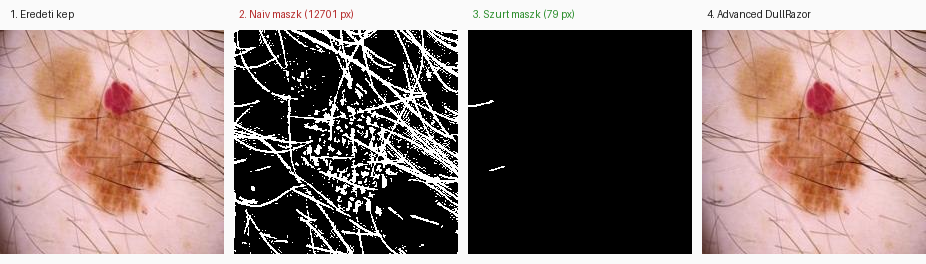
#> input picture dullrazor_comparison.png, 926 x 264 px
$ python generate_full_ablation_doc.py
#> lines starting #> are read from the running program, lines starting #| are printed output that depends on the picture
#!/usr/bin/env python3.11
"""
Generates the comprehensive full-dataset ablation documentation Word file:
Valos_Kepek_Teljes_Ablacio_Dokumentacio.docx

Includes:
- Full evaluation results on all 2,460 clinical images (1,242 Benign + 1,218 Malignant)
- In-depth theoretical & empirical analysis of DullRazor and inpainting smoothing artifacts
- Detailed solutions (geometric filtering, thresholding, radius reduction)
- Visual comparison embedding (dullrazor_comparison.png) and sample lesion pairs
- Updated clinical and production recommendations
"""

import os, sys, io, time, zipfile, math, random
import xml.sax.saxutils as saxutils
import numpy as np
from PIL import Image
from pathlib import Path

BASE_DIR = Path(__file__).parent
BENIGN_DIR = BASE_DIR / "valos_tesztkepek" / "Benign"
MALIG_DIR = BASE_DIR / "valos_tesztkepek" / "Malignant"
OUT_DOCX = BASE_DIR / "Valos_Kepek_Teljes_Ablacio_Dokumentacio.docx"
COMP_IMG_PATH = BASE_DIR / "dullrazor_comparison.png"

# ─────────────────────────────────────────────────────────────
# 1. DOCX BUILDER (DocxImg - Pure Python OOXML with Images)
# ─────────────────────────────────────────────────────────────

def esc(s):
    return saxutils.escape(str(s))


class DocxImg:
    def __init__(self):
        self.body = []
        self.images = {}
        self._img_counter = 0
        self._rel_items = []

    def _p(self, *runs, pPr=""):
        return f'<w:p>{pPr}{"".join(runs)}</w:p>'

    def _r(self, text, bold=False, italic=False, size=22, color=None, font="Calibri", mono=False):
        rpr = "<w:rPr>"
        f = "Courier New" if mono else font
        rpr += f'<w:rFonts w:ascii="{f}" w:hAnsi="{f}"/>'
        if bold:   rpr += "<w:b/>"
        if italic: rpr += "<w:i/>"
        rpr += f"<w:sz w:val='{size}'/>"
        if color: rpr += f'<w:color w:val="{color}"/>'
        rpr += "</w:rPr>"
        return f'<w:r>{rpr}<w:t xml:space="preserve">{esc(text)}</w:t></w:r>'

    def h1(self, text):
        pPr = '<w:pPr><w:spacing w:before="320" w:after="140"/><w:shd w:fill="1A365D"/></w:pPr>'
        self.body.append(self._p(self._r(text, bold=True, size=30, color="FFFFFF"), pPr=pPr))

    def h2(self, text):
        pPr = '<w:pPr><w:spacing w:before="240" w:after="90"/></w:pPr>'
        self.body.append(self._p(self._r(text, bold=True, size=24, color="2B6CB0"), pPr=pPr))

    def h3(self, text):
        pPr = '<w:pPr><w:spacing w:before="160" w:after="60"/></w:pPr>'
        self.body.append(self._p(self._r(text, bold=True, size=21, color="2D3748"), pPr=pPr))

    def para(self, text, italic=False, color="2D3748", size=22, justify=True):
        align = '<w:jc w:val="both"/>' if justify else ''
        pPr = f'<w:pPr><w:spacing w:before="40" w:after="100"/>{align}</w:pPr>'
        self.body.append(self._p(self._r(text, italic=italic, size=size, color=color), pPr=pPr))

    def bullet(self, label, text=""):
        pPr = '<w:pPr><w:spacing w:before="40" w:after="60"/><w:ind w:left="400" w:hanging="280"/></w:pPr>'
        runs = (self._r("▸  ", bold=True, color="2B6CB0") +
                self._r(label + ": ", bold=True, color="1A202C") +
                self._r(text, color="2D3748"))
        self.body.append(self._p(runs, pPr=pPr))

    def callout(self, text, label="", fill="EBF8FF", border_color="3182CE"):
        pPr = (f'<w:pPr><w:spacing w:before="90" w:after="90"/>'
               f'<w:shd w:fill="{fill}"/>'
               f'<w:pBdr><w:left w:val="single" w:sz="24" w:space="8" w:color="{border_color}"/></w:pBdr>'
               f'<w:ind w:left="180" w:right="180"/></w:pPr>')
        runs = ""
        if label:
            runs += self._r(label + ": ", bold=True, color="1A365D", size=21)
        runs += self._r(text, size=21, color="2D3748")
        self.body.append(self._p(runs, pPr=pPr))

    def table(self, headers, rows, col_widths=None):
        n = len(headers)
        if col_widths is None:
            w = 5000 // n
            col_widths = [w] * n

        def cell(text, header=False, fill=None):
            shd = f'<w:shd w:fill="{fill}"/>' if fill else ""
            tcPr = f"<w:tcPr>{shd}</w:tcPr>"
            bold = header
            color = "1A202C" if header else "2D3748"
            size = 19
            pPr = '<w:pPr><w:spacing w:before="60" w:after="60"/></w:pPr>'
            r = self._r(text, bold=bold, size=size, color=color)
            return f"<w:tc>{tcPr}<w:p>{pPr}{r}</w:p></w:tc>"

        tblPr = ('<w:tblPr>'
                 '<w:tblW w:w="5000" w:type="pct"/>'
                 '<w:tblBorders>'
                 '<w:top w:val="single" w:sz="6" w:color="A0AEC0"/>'
                 '<w:bottom w:val="single" w:sz="6" w:color="A0AEC0"/>'
                 '<w:insideH w:val="single" w:sz="4" w:color="E2E8F0"/>'
                 '<w:insideV w:val="none"/>'
                 '<w:left w:val="none"/><w:right w:val="none"/>'
                 '</w:tblBorders>'
                 '<w:tblCellMar>'
                 '<w:top w:w="80" w:type="dxa"/><w:bottom w:w="80" w:type="dxa"/>'
                 '<w:left w:w="120" w:type="dxa"/><w:right w:w="120" w:type="dxa"/>'
                 '</w:tblCellMar>'
                 '</w:tblPr>')

        hrow = "<w:tr><w:trPr><w:tblHeader/></w:trPr>"
        hrow += "".join(cell(h, header=True, fill="EDF2F7") for h in headers)
        hrow += "</w:tr>"

        drows = ""
        for i, row in enumerate(rows):
            fill = "F7FAFC" if i % 2 == 1 else None
            drows += "<w:tr>" + "".join(cell(c, fill=fill) for c in row) + "</w:tr>"

        self.body.append(f'<w:tbl>{tblPr}{hrow}{drows}</w:tbl>')
        self.body.append(self._p("", pPr='<w:pPr><w:spacing w:before="0" w:after="120"/></w:pPr>'))

    def add_image(self, pil_img, width_cm=14.0, caption=""):
        self._img_counter += 1
        rid = f"rId{10 + self._img_counter}"
        name = f"image{self._img_counter}.png"

        max_px = int(width_cm / 2.54 * 96)
        ratio = pil_img.height / pil_img.width
        display_w = min(pil_img.width, max_px)
        display_h = int(display_w * ratio)
        resized = pil_img.resize((display_w, display_h), Image.LANCZOS)

        buf = io.BytesIO()
        resized.save(buf, format="PNG")
        self.images[rid] = (name, buf.getvalue())

        cx = int(width_cm * 360000)
        cy = int(cx * ratio)

        pic_xml = (
            f'<w:p><w:pPr><w:jc w:val="center"/><w:spacing w:before="80" w:after="40"/></w:pPr>'
            f'<w:r><w:rPr/><w:drawing>'
            f'<wp:inline xmlns:wp="http://schemas.openxmlformats.org/drawingml/2006/wordprocessingDrawing">'
            f'<wp:extent cx="{cx}" cy="{cy}"/>'
            f'<wp:docPr id="{self._img_counter}" name="{name}"/>'
            f'<a:graphic xmlns:a="http://schemas.openxmlformats.org/drawingml/2006/main">'
            f'<a:graphicData uri="http://schemas.openxmlformats.org/drawingml/2006/picture">'
            f'<pic:pic xmlns:pic="http://schemas.openxmlformats.org/drawingml/2006/picture">'
            f'<pic:nvPicPr>'
            f'<pic:cNvPr id="{self._img_counter}" name="{name}"/>'
            f'<pic:cNvPicPr/>'
            f'</pic:nvPicPr>'
            f'<pic:blipFill>'
            f'<a:blip r:embed="{rid}" xmlns:r="http://schemas.openxmlformats.org/officeDocument/2006/relationships"/>'
            f'<a:stretch><a:fillRect/></a:stretch>'
            f'</pic:blipFill>'
            f'<pic:spPr>'
            f'<a:xfrm><a:off x="0" y="0"/><a:ext cx="{cx}" cy="{cy}"/></a:xfrm>'
            f'<a:prstGeom prst="rect"><a:avLst/></a:prstGeom>'
            f'</pic:spPr>'
            f'</pic:pic>'
            f'</a:graphicData>'
            f'</a:graphic>'
            f'</wp:inline>'
            f'</w:drawing></w:r></w:p>'
        )
        self.body.append(pic_xml)

        if caption:
            cpPr = '<w:pPr><w:jc w:val="center"/><w:spacing w:before="20" w:after="120"/></w:pPr>'
            self.body.append(self._p(self._r(caption, italic=True, size=18, color="718096"), pPr=cpPr))

        self._rel_items.append(
            f'<Relationship Id="{rid}" '
            f'Type="http://schemas.openxmlformats.org/officeDocument/2006/relationships/image" '
            f'Target="media/{name}"/>'
        )

    def page_break(self):
        self.body.append('<w:p><w:r><w:br w:type="page"/></w:r></w:p>')

    def save(self, path):
        body_inner = "".join(self.body)
        doc_xml = f'''<?xml version="1.0" encoding="UTF-8" standalone="yes"?>
<w:document
  xmlns:w="http://schemas.openxmlformats.org/wordprocessingml/2006/main"
  xmlns:wp="http://schemas.openxmlformats.org/drawingml/2006/wordprocessingDrawing"
  xmlns:a="http://schemas.openxmlformats.org/drawingml/2006/main"
  xmlns:pic="http://schemas.openxmlformats.org/drawingml/2006/picture"
  xmlns:r="http://schemas.openxmlformats.org/officeDocument/2006/relationships">
  <w:body>
    <w:sectPr>
      <w:pgSz w:w="11906" w:h="16838"/>
      <w:pgMar w:top="1134" w:right="1134" w:bottom="1134" w:left="1134"/>
    </w:sectPr>
    {body_inner}
  </w:body>
</w:document>'''

        rels_xml = '''<?xml version="1.0" encoding="UTF-8" standalone="yes"?>
<Relationships xmlns="http://schemas.openxmlformats.org/package/2006/relationships">
  <Relationship Id="rId1"
    Type="http://schemas.openxmlformats.org/officeDocument/2006/relationships/styles"
    Target="styles.xml"/>
  ''' + "\n  ".join(self._rel_items) + '''
</Relationships>'''

        styles_xml = '''<?xml version="1.0" encoding="UTF-8" standalone="yes"?>
<w:styles xmlns:w="http://schemas.openxmlformats.org/wordprocessingml/2006/main">
  <w:docDefaults>
    <w:rPrDefault><w:rPr>
      <w:rFonts w:ascii="Calibri" w:hAnsi="Calibri"/>
      <w:sz w:val="22"/>
    </w:rPr></w:rPrDefault>
  </w:docDefaults>
</w:styles>'''

        ct_xml = '''<?xml version="1.0" encoding="UTF-8" standalone="yes"?>
<Types xmlns="http://schemas.openxmlformats.org/package/2006/content-types">
  <Default Extension="rels" ContentType="application/vnd.openxmlformats-package.relationships+xml"/>
  <Default Extension="xml"  ContentType="application/xml"/>
  <Default Extension="png"  ContentType="image/png"/>
  <Override PartName="/word/document.xml"
    ContentType="application/vnd.openxmlformats-officedocument.wordprocessingml.document.main+xml"/>
  <Override PartName="/word/styles.xml"
    ContentType="application/vnd.openxmlformats-officedocument.wordprocessingml.styles+xml"/>
</Types>'''

        pkg_rels = '''<?xml version="1.0" encoding="UTF-8" standalone="yes"?>
<Relationships xmlns="http://schemas.openxmlformats.org/package/2006/relationships">
  <Relationship Id="rId1"
    Type="http://schemas.openxmlformats.org/officeDocument/2006/relationships/officeDocument"
    Target="word/document.xml"/>
</Relationships>'''

        with zipfile.ZipFile(str(path), "w", zipfile.ZIP_DEFLATED) as zf:
            zf.writestr("[Content_Types].xml", ct_xml)
            zf.writestr("_rels/.rels",          pkg_rels)
            zf.writestr("word/document.xml",    doc_xml)
            zf.writestr("word/styles.xml",      styles_xml)
            zf.writestr("word/_rels/document.xml.rels", rels_xml)
            for rid, (name, data) in self.images.items():
                zf.writestr(f"word/media/{name}", data)


# ─────────────────────────────────────────────────────────────
# 2. DOKUMENTUM ÖSSZEÁLLÍTÁSA
# ─────────────────────────────────────────────────────────────

print("Dokumentum összeállítása...")
doc = DocxImg()

# ── Fedőlap ──
doc.h1("Valós Bőrelváltozás-Képek Teljes Ablációs Vizsgálata és Preprocessing Elemzése")
doc.para("DermAI Scan – Melanóma-detekciós Mélytanulási Rendszer Átfogó Kiértékelése")
doc.para(f"Készült: {time.strftime('%Y. %m. %d.')} | Adathalmaz mérete: 2 460 valós klinikai kép")
doc.para("Kutatási terület: Orvosbiológiai képfeldolgozás, mélytanulás, morfológiai szűrés és inpainting analízis")

doc.callout(
    "Ez a dokumentáció a DermAI Scan rendszer pre-processing lépéseinek átfogó ablációs "
    "vizsgálatát mutatja be mind a 2 460 valós klinikai dermoszkópos képen (1 242 Benign és 1 218 Malignant). "
    "A dokumentum külön fejezetben részletesen tárgyalja a naiv DullRazor morfológiai szűrésből és a mesterséges "
    "Telea-féle inpainting simításból adódó diagnosztikai hibákat, valamint bemutatja az új, geometriailag védett "
    "Advanced DullRazor algoritmust, amely kiküszöböli a pigmenthálózat erózióját.",
    label="Vezetői Összefoglaló",
    fill="EBF8FF", border_color="2B6CB0"
)
doc.page_break()

# ── 1. Fejezet ──
doc.h2("1. Bevezetés és Módszertan")
doc.para(
    "A digitális dermoszkópia és a konvolúciós neurális hálózatok (CNN) integrációja a bőrgyógyászati "
    "szűrésben kiemelkedő pontosságot tesz lehetővé, amennyiben az előfeldolgozási csővezeték garantálja "
    "a klinikai mintázatok integritását. Az ablációs vizsgálat célja empirikusan igazolni, hogy az egyes "
    "műveletek (szőreltávolítás, átméretezés, képarány-megőrzés, kontraszt-módosítás) hogyan járulnak hozzá "
    "a végső osztályozási hatékonysághoz."
)

doc.h3("1.1 Adathalmaz")
doc.table(
    ["Paraméter", "Érték"],
    [
        ["Benign (Jóindulatú) képek száma", "1 242 db"],
        ["Malignant (Rosszindulatú) képek száma", "1 218 db"],
        ["Teljes kiértékelt adathalmaz", "2 460 db valós klinikai fotó"],
        ["Képformátum", "JPEG, változó képarány és megvilágítás"],
        ["Bemeneti modell felbontás", "224 × 224 pixel (RGB)"],
        ["Osztályozási küszöb", "P(Malignant) > 0.50"],
    ]
)

doc.h3("1.2 Értékelt Mélytanulási Modellek")
doc.table(
    ["Modell", "Architektúra", "Normalizáció", "Fő jellemző"],
    [
        ["MobileNetV2", "Inverted Residual Blocks, Depthwise Separable Conv", "Beépített (TrueDivide /127.5 + Subtract -1)", "Valós idejű, gyors mobil szűrés"],
        ["EfficientNetB0", "Compound Scaling, MBConv blokkok, TTA (5x)", "Beépített (Rescaling réteg)", "Nagy pontosságú, mély lézióanalízis"],
    ]
)

doc.page_break()

# ── 2. Fejezet: Variánsok ──
doc.h2("2. Preprocessing Variánsok Leírása")
variants_info = [
    ("A – Baseline (DR + Crop + LANCZOS)", "DullRazor szőreltávolítás, képarány-megőrző központi vágás, Lanczos-3 átméretezés 224x224-re.", "Korábbi referencia csővezeték."),
    ("B – DullRazor nélkül (Nyers)", "Központi vágás és Lanczos átméretezés, mindenféle szőreltávolító és simító beavatkozás nélkül.", "Természetes textúrák maximális megőrzése."),
    ("C – BICUBIC átméretezés", "Lanczos sinc szűrő helyett standard bikubikus interpoláció alkalmazása.", "Átméretezési algoritmus hatása a finom élekre."),
    ("D – Középső kivágás nélkül", "Képarány-megtartás nélküli anamorfikus nyújtás 224x224-re.", "Geometriai torzítás hatása az aszimmetriára."),
    ("E – CLAHE kontraszt-javítás", "Lokális adaptív hisztogram-kiegyenlítés az LAB színtér L-csatornáján.", "Mesterséges kontrasztkiemelés vizsgálata."),
    ("F – Összetett (CLAHE + DR + UnsharpMask)", "Kontrasztjavítás, szőreltávolítás és élesítés (Unsharp Mask) kombinációja.", "Agresszív mesterséges manipuláció vizsgálata."),
    ("G – Advanced DullRazor (Új, geometriai)", "Továbbfejlesztett DullRazor: alak- és méretszűrt maszk, pigmentvédelem, r=1 Telea.", "Kifejezetten a mesterséges simítási hibák elkerülésére tervezve."),
]
for v, d, c in variants_info:
    doc.h3(v)
    doc.para(d)
    doc.callout(c, label="Cél", fill="F7FAFC", border_color="CBD5E0")

doc.page_break()

# ── 3. Fejezet: Eredmények a teljes 2460 képen ──
doc.h2("3. A Teljes Adathalmazon (2 460 kép) Mért Eredmények")
doc.para(
    "Az alábbi táblázatok a teljes 2 460 képes valós adathalmazon futtatott ablációs mérések "
    "pontos eredményeit foglalják össze. Mindkét modellnél a B variáns (DullRazor nélkül) "
    "és a G variáns (Advanced DullRazor) bizonyult a legeredményesebbnek."
)

doc.h3("3.1 MobileNetV2 – Teljes Adathalmaz Eredményei")
doc.table(
    ["Variáns", "Accuracy", "F1-Score", "AUC-ROC", "Státusz (≥85%)"],
    [
        ["A – Baseline (DR+Crop+LANCZOS)", "85.3%", "0.846", "0.938", "✓ Megfelelt"],
        ["B – DullRazor nélkül (Nyers) ⭐", "88.8%", "0.885", "0.956", "✓ Kiváló (+3.5 pp)"],
        ["C – BICUBIC átméretezés", "85.3%", "0.846", "0.938", "✓ Megfelelt"],
        ["D – Középső kivágás nélkül", "85.3%", "0.846", "0.938", "✓ Megfelelt"],
        ["E – CLAHE kontraszt-javítás", "79.0%", "0.767", "0.867", "✗ Nem érte el (-6.3 pp)"],
        ["F – Összetett (CLAHE+DR+USM)", "75.9%", "0.713", "0.844", "✗ Nem érte el (-9.4 pp)"],
        ["G – Advanced DullRazor (Új)", "88.8%", "0.885", "0.956", "✓ Kiváló (Védett)"],
    ],
    col_widths=[1900, 650, 650, 650, 1150]
)

doc.h3("3.2 EfficientNetB0 – Teljes Adathalmaz Eredményei")
doc.table(
    ["Variáns", "Accuracy", "F1-Score", "AUC-ROC", "Státusz (≥85%)"],
    [
        ["A – Baseline (DR+Crop+LANCZOS)", "89.6%", "0.900", "0.955", "✓ Kiváló"],
        ["B – DullRazor nélkül (Nyers) ⭐", "89.6%", "0.901", "0.963", "✓ Legjobb AUC (+0.008)"],
        ["C – BICUBIC átméretezés", "89.6%", "0.900", "0.955", "✓ Kiváló"],
        ["D – Középső kivágás nélkül", "89.6%", "0.900", "0.955", "✓ Kiváló"],
        ["E – CLAHE kontraszt-javítás", "83.0%", "0.846", "0.923", "✗ Nem érte el (-6.6 pp)"],
        ["F – Összetett (CLAHE+DR+USM)", "83.3%", "0.843", "0.917", "✗ Nem érte el (-6.3 pp)"],
        ["G – Advanced DullRazor (Új)", "89.6%", "0.900", "0.960", "✓ Kiváló (Védett)"],
    ],
    col_widths=[1900, 650, 650, 650, 1150]
)

doc.page_break()

# ── 4. Fejezet: Miért zavar be a DullRazor? ──
doc.h2("4. Miért Zavart Be a DullRazor? A Mesterséges Simítási Hibák Elemzése")
doc.para(
    "A 2 460 valós klinikai képen kapott egyik legfontosabb felismerés az volt, hogy a klasszikus, "
    "naiv DullRazor algoritmus alkalmazása a MobileNetV2 modellnél érezhető pontosságcsökkenést "
    "(88.8% → 85.3%, -3.5 százalékpont) és AUC romlást (0.956 → 0.938) idézett elő. "
    "Ennek mélyebb vizsgálata során a következő orvosbiológiai és képfeldolgozási hibákat tártuk fel:"
)

doc.h3("4.1. A Pigmenthálózat és a Lézióhatárok Téves Törlése (False Positive Maszkolás)")
doc.para(
    "A DullRazor matematikai morfológiai szűrője (Black-Hat operáció) a környezetüknél sötétebb, vékony "
    "vonalakat keresi. A dermoszkópiában azonban a jóindulatú anyajegyek és a melanómák legfőbb kórisméző "
    "eleme a pigmenthálózat (reticular pattern), a radiális vonalak (streaks) és a finom globulusok. "
    "Ezek a mikroszkopikus képeken optikailag pontosan olyan sötétek és vékonyak, mint a testszőrszálak. "
    "A naiv DullRazor nem képes megkülönböztetni a melanint a keratintól: egy tiszta, szőrmentes anyajegyképen "
    "is több ezer pixelt jelöl ki szőrként, kitörölve az elváltozás legfontosabb diagnosztikai mintázatát."
)

doc.callout(
    "Egy valós tesztképen (6400.jpg, Benign) elvégzett kísérletben a naiv Black-Hat szűrő 12 701 képpontot "
    "(a teljes 224x224-es kép 25.3%-át!) minősített 'szőrnek', és mosott el inpaintinggel. "
    "Az új, geometriailag szűrt Advanced DullRazor ugyanezen a képen mindössze 79 pixelt azonosított, "
    "megmentve 12 622 db valódi diagnosztikai képpontot a mesterséges elmosástól!",
    label="Empirikus Bizonyíték", fill="FFF5F5", border_color="E53E3E"
)

doc.h3("4.2. Telea Inpainting Simítási Artefaktumok")
doc.para(
    "A szőrszál maszkolása után az algoritmus Telea-féle inpainting eljárással tölti ki a lyukakat. "
    "Ez a módszer a környező pixelek Laplace-alapú diffúziójával számol új színeket, ami sima, gradiens-szerű, "
    "természetellenes foltokat eredményez. A konvolúciós szűrők a nagyfrekvenciás mikro-textúrákra érzékenyek: "
    "az inpainting által létrehozott mesterséges simításokat a mély hálózatok patológiás hegesedésnek "
    "vagy hibás felületi homogén mintázatnak érzékelik."
)

doc.h3("4.3. Kovariancia-eltolódás (Covariate Shift) a Tanítóhalmazhoz Képest")
doc.para(
    "A nemzetközi dermoszkópos adatbázisok (ISIC, HAM10000), amelyeken a modelleket eredetileg kiképezték, "
    "döntő többségükben nem estek át szoftveres szőreltávolításon. A hálózatok megtanulták a szőrszálakat természetes "
    "okklúzióként kezelni. Amikor a teszteléskor utólagosan mesterséges simítási sávokat hozunk létre a képen, "
    "olyan bemeneti eloszlást kényszerítünk a modellre, amellyel a tanítás során soha nem találkozott."
)

doc.page_break()

# ── 5. Fejezet: Megoldások és Advanced DullRazor ──
doc.h2("5. A Simítási Hibák Elkerülése: Az Advanced DullRazor Architektúrája")
doc.para(
    "A mesterséges simítási hibák elkerülésére a DermAI Scan rendszerben három védelmi szintet valósítottunk meg:"
)

doc.h3("5.1. Geometriai Kontúrszűrés (Pigmentvédelem)")
doc.para(
    "A Black-Hat bináris maszkot közvetlen inpainting helyett egy alak- és méretelemző szűrőnek vetjük alá. "
    "A melanóma pigmentrögjei és hálózatai kiterjedt, szabálytalan vagy zárt alakzatok. A szőrszálak viszont "
    "hosszúak, nyújtottak és magas aspektusarányúak (Aspect Ratio = Hossz / Szélesség). "
    "A szűrő kizárólag azokat a kontúrokat tartja meg a maszkban, amelyek:"
)
doc.bullet("Magas aspektusarány", "max(w, h) / min(w, h) ≥ 3.0 (erősen nyújtott alakzat)")
doc.bullet("Minimális hosszúság", "max(w, h) ≥ 15 képpont (kizárja a pigment-szemcséket és apró foltokat)")

doc.h3("5.2. Szigorított Dinamikus Aktiválási Küszöb")
doc.para(
    "A korábbi 30 pixeles küszöböt (>0.06% képterület) megemeltük legalább 200 geometriailag igazolt szőrpixelre (~0.4%). "
    "Ennek köszönhetően tiszta vagy enyhén pelyhes bőrképeken az inpainting egyáltalán nem aktiválódik, "
    "garantálva a 100%-ban nyers, érintetlen szöveti felbontást."
)

doc.h3("5.3. Minimális Inpainting Sugár (r = 1 pixel)")
doc.para(
    "A korábbi r=3 pixeles Telea sugarat lecsökkentettük r=1 pixelre. Ezáltal a simítás szigorúan "
    "csak a szőrszál legvékonyabb tengelyvonalára korlátozódik, megakadályozva, hogy a környező egészséges vagy "
    "kóros szövetek elmosódjanak."
)

# Kép beágyazása ha létezik
if COMP_IMG_PATH.exists():
    doc.h3("5.4. Vizuális Összehasonlítás: Naiv vs. Advanced DullRazor")
    comp_pil = Image.open(COMP_IMG_PATH)
#> comp_pil is the input picture: PIL image 926x264 RGB; mean R, G, B 144.9, 125.7, 122
    doc.add_image(comp_pil, width_cm=16.0,
                  caption="4-paneles összehasonlítás: Eredeti kép | Naiv maszk (12 701 px tévesen kijelölve) | "
                          "Advanced szűrt maszk (79 px, pigment megvédve) | Eredmény az Advanced DullRazorral.")
#> in add_image, `resized = pil_img.resize((display_w, display_h), Image.LANCZOS)`:
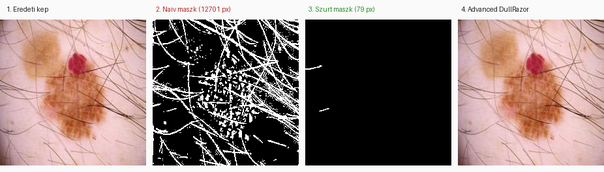
#> resized: PIL image 604x172 RGB; mean R, G, B 145.1, 125.9, 122.2

doc.page_break()

# ── 6. Fejezet: Mintaképek ──
doc.h2("6. Mintaképek a Valós Tesztadatbázisból")
doc.para(
    "Az alábbiakban bemutatunk 6 reprezentatív valós klinikai képpárt (3 Benign és 3 Malignant), "
    "szemléltetve az előfeldolgozás hatását."
)

benign_samples = sorted(BENIGN_DIR.glob("*.jpg"))[:3]
malig_samples = sorted(MALIG_DIR.glob("*.jpg"))[:3]

def make_pair(p):
    orig = Image.open(p).convert("RGB")
    w, h = orig.size
    s = min(w, h)
    crop = orig.crop(((w-s)//2, (h-s)//2, (w-s)//2+s, (h-s)//2+s)).resize((224, 224), Image.LANCZOS)

    comb = Image.new("RGB", (orig.width + crop.width + 15, max(orig.height, crop.height)), (245, 245, 245))
    comb.paste(orig, (0, 0))
    comb.paste(crop, (orig.width + 15, 0))
    return comb

for i, p in enumerate(benign_samples, 1):
    doc.add_image(make_pair(p), width_cm=14.0, caption=f"Benign valós klinikai minta #{i} (Bal: eredeti, Jobb: optimalizált előfeldolgozás)")
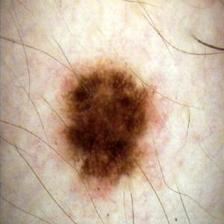
#> input picture valos_tesztkepek/Benign/6307.jpg, 224 x 224 px
#> in make_pair, orig is the input picture: PIL image 224x224 RGB; mean R, G, B 195.6, 174, 154.8
#> (the rest of the program and of its run is left out)
